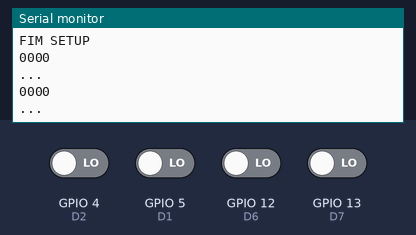
The sketch below on a simulated ESP8266 (NodeMCU). Parts: the last lines printed to the serial monitor. The test bench sets the inputs (shaded band); at power-on: GPIO 4 (D2), GPIO 5 (D1), GPIO 12 (D6), GPIO 13 (D7) LOW. WiFi joins after 1.5 s; servers stay silent unless stated; uploads are accepted with an empty reply.

Above: at 8.2 s.
8.3 s: GPIO 4 (D2) driven HIGH
At 9.6 s:
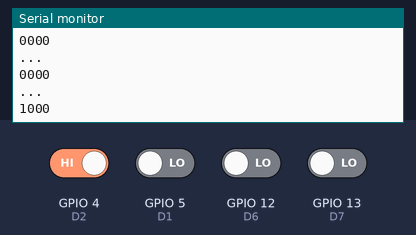
9.8 s: GPIO 5 (D1) driven HIGH
At 10.7 s:
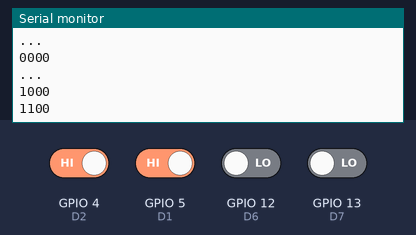
11.3 s: GPIO 12 (D6) driven HIGH
At 12.6 s:
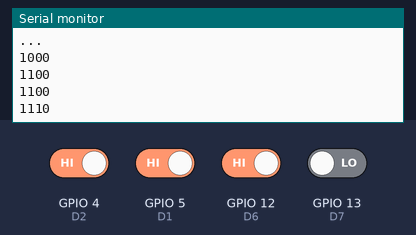
12.8 s: GPIO 13 (D7) driven HIGH
At 14.0 s:
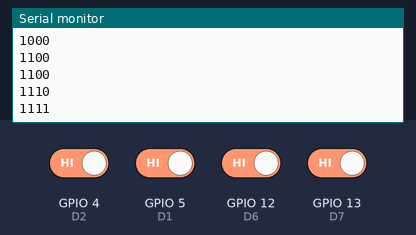
14.3 s: GPIO 4 (D2) driven LOW
At 15.6 s:
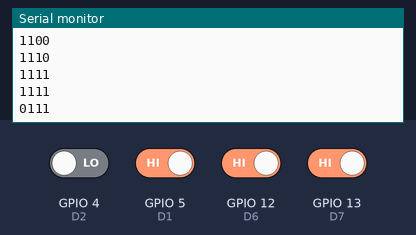
15.8 s: GPIO 5 (D1) driven LOW
Timing chart, 0 to 18.3 s (numbered marks = the images above; inputs shaded):
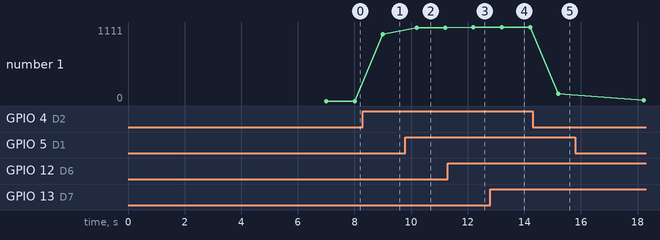

The sketch:

nodemcu.ino
```cpp
#include <ESP8266WiFi.h>        /* bilblioteca adequada para wifi esp8266 */
#include <ESP8266HTTPClient.h>  /* biblioteca para acesso à API */
#define REDEWIFI "MotoG5"
#define SENHA "09080706"


void setup(){
  //unsigned long tempoAtual = millis();
  Serial.begin(9600);
  WiFi.begin( REDEWIFI , SENHA );
  pinMode(14,OUTPUT);//D5(LED)
  while (WiFi.status() != WL_CONNECTED) {
    Serial.print("Connectando à rede WIFI..:");
    digitalWrite(14, HIGH);
    delay(500);
    digitalWrite(14, LOW);
    delay(500);
    //Serial.println(REDEWIFI);
  }
  Serial.println(".");
  Serial.print("CONECTADO à rede WIFI ");
  Serial.println(REDEWIFI);
  pinMode(4,INPUT);//D2
  pinMode(5,INPUT);//D1
  pinMode(12,INPUT);//D6
  pinMode(13,INPUT);//D7
  delay(5000);
  Serial.println("FIM SETUP");
}

void loop(){
    if(WiFi.status() == WL_CONNECTED){

     Serial.print(digitalRead(4));//D2
     Serial.print(digitalRead(5));//D1
     Serial.print(digitalRead(12));//D6
     Serial.println(digitalRead(13));//D7

if(((int)digitalRead(4) + (int)digitalRead(5) + (int)digitalRead(12) + (int)digitalRead(13)) > 1){
  digitalWrite(14, HIGH);

    while(((int)digitalRead(4) + (int)digitalRead(5) + (int)digitalRead(12) + (int)digitalRead(13)) > 1){
      Serial.println("Pinos digitais não estão funcionando corretamente!");
     Serial.print(digitalRead(4));//D2
     Serial.print(digitalRead(5));//D1
     Serial.print(digitalRead(12));//D6
     Serial.println(digitalRead(13));//D7

    delay(300);
    }
    digitalWrite(14, LOW);
}
    if(digitalRead(4)){
      env("http://rcfvinicius.pythonanywhere.com/main?p=normal&maquina=maquina1");
      while(digitalRead(4)){
    digitalWrite(14, HIGH);
    delay(200);
    digitalWrite(14, LOW);
    delay(800);

     Serial.print(digitalRead(4));//D2
     Serial.print(digitalRead(5));//D1
     Serial.print(digitalRead(12));//D6
     Serial.println(digitalRead(13));//D7
      }
      delay(1024);
    }

    if(digitalRead(5)){
      env("http://rcfvinicius.pythonanywhere.com/main?p=emergencia&maquina=maquina1");
      while(digitalRead(5)){
    digitalWrite(14, HIGH);
    delay(200);
    digitalWrite(14, LOW);
    delay(200);

    digitalWrite(14, HIGH);
    delay(200);
    digitalWrite(14, LOW);
    delay(800);

    Serial.print(digitalRead(4));//D2
     Serial.print(digitalRead(5));//D1
     Serial.print(digitalRead(12));//D6
     Serial.println(digitalRead(13));//D7
        }
      delay(1024);
    }

    if(digitalRead(12)){
      env("http://rcfvinicius.pythonanywhere.com/main?p=corte&maquina=maquina1");
      while(digitalRead(12)){
    digitalWrite(14, HIGH);
    delay(200);
    digitalWrite(14, LOW);
    delay(200);

    digitalWrite(14, HIGH);
    delay(200);
    digitalWrite(14, LOW);
    delay(200);

    digitalWrite(14, HIGH);
    delay(200);
    digitalWrite(14, LOW);
    delay(800);

     Serial.print(digitalRead(4));//D2
     Serial.print(digitalRead(5));//D1
     Serial.print(digitalRead(12));//D6
     Serial.println(digitalRead(13));//D7
        }
      delay(1024);
    }

    if(digitalRead(13)){
      env("http://rcfvinicius.pythonanywhere.com/main?p=quebra&maquina=maquina1");
      while(digitalRead(13)){
    digitalWrite(14, HIGH);
    delay(200);
    digitalWrite(14, LOW);
    delay(200);

    digitalWrite(14, HIGH);
    delay(200);
    digitalWrite(14, LOW);
    delay(200);

    digitalWrite(14, HIGH);
    delay(200);
    digitalWrite(14, LOW);
    delay(200);

    digitalWrite(14, HIGH);
    delay(200);
    digitalWrite(14, LOW);
    delay(800);

     Serial.print(digitalRead(4));//D2
     Serial.print(digitalRead(5));//D1
     Serial.print(digitalRead(12));//D6
     Serial.println(digitalRead(13));//D7

        }
      delay(1024);
    }


    Serial.print(".");
    //delay(500);
    Serial.print(".");
    //delay(500);
    Serial.println(".");
    delay(1000);
}else{
  Serial.println("WI-FI fora de alcance");
    digitalWrite(14, HIGH);
    delay(500);
    digitalWrite(14, LOW);
    delay(500);
}}

void env (char *endereco){
    WiFiClient client;
    HTTPClient http;
    http.begin(client, endereco);//http.begin(endereco);
    int httpCode = http.GET();//POST(".")

    if (httpCode > 0) {                   // Verificando o retorno da requisição
    String retorno = http.getString();    // obtendo o retorno da requisição
    Serial.println( retorno );            // mostrando o retorno
  }
  else {
    Serial.print("Erro na requisição:");
  }
  http.end();
}
```

Measured:
- after the input at 8.3 s, the serial monitor: prints a new line after 0.70 s (image 1)
- after the input at 9.8 s, the serial monitor: prints a new line after 0.40 s (image 2)
- after the input at 11.3 s, the serial monitor: prints a new line after 0.90 s (image 3)
- after the input at 12.8 s, the serial monitor: prints a new line after 0.40 s (image 4)
- after the input at 14.3 s, the serial monitor: prints a new line after 0.90 s (image 5)
- plotted number 1: 0 → 1000 after the input at 8.3 s, 1000 → 1100 after the input at 9.8 s, 1100 → 1110 after the input at 11.3 s, 1110 → 1111 after the input at 12.8 s, 1111 → 111 after the input at 14.3 s
